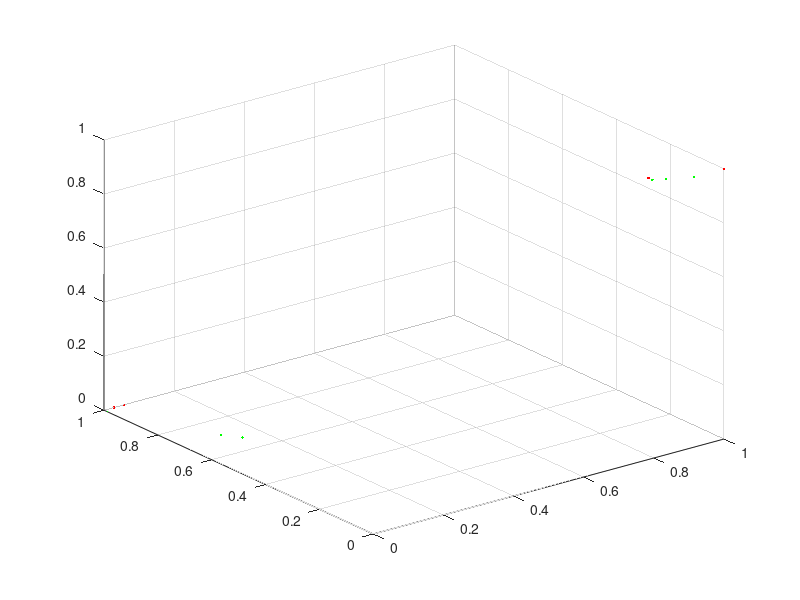

Source code (MATLAB):
clc 
clear 
f1=[30 
32
31
60
62
59
59
65
34
35];
f2=[119
120
120
52
50
53
54
50
100
97
];
f3=[0
0
0
100
100
100
100
100
0
0
];

%Задача 2
f1=(f1 - min(f1) )./( max(f1)-min(f1) );
f2=(f2 - min(f2) )./( max(f2)-min(f2) );
f3=(f3- min(f3) )./( max(f3)-min(f3) );

F = [ f1 f2 f3 ] 

%Задача 3
%отбрасываем по Парето 2 строку, 3 ,  7 строку , 8 
F1 = [F(1,:) ; F(4:6,:) ; F(9:10,:) ]  
 
plot3 ( F(:,1) , F(:,2) , F(:,3) , 'r.' ,F1(:,1) , F1(:,2) , F1(:,3) , 'g.' ) ;   grid on
%Задача 4
r2=F1(:,1).^2+F1(:,2).^2+F1(:,3).^2  ;
[min , I]  = min(r2) ;
%оптимум 10 вариант .
%Задача 5
F2 = 0.3.*F1(:,1)+0.6.*F1(:,2)+0.1.*F1(:,3) 
%оптимум 4.5. 6 вариант .